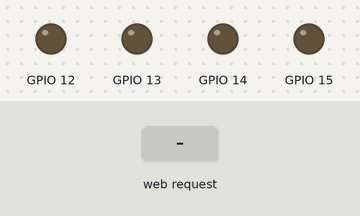
A sketch run on a simulated ESP32. On the bench: output pins drawn as LEDs (lit = HIGH). The inputs (shaded band) are chosen by the test bench. WiFi joins after 1.5 s; servers stay silent unless stated; the camera gives no picture; what the sketch prints to the serial monitor is not drawn.

Above: at 2.5 s.
2.6 s: HTTP request GET /forward received
At 3.9 s:
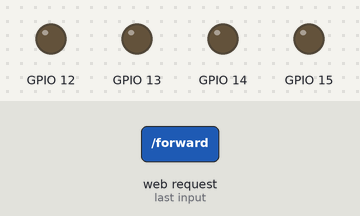
4.2 s: HTTP request GET /backward received
At 5.1 s:
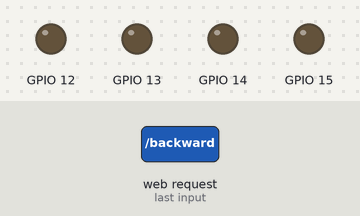
5.8 s: HTTP request GET /leftSpin received
At 6.3 s:
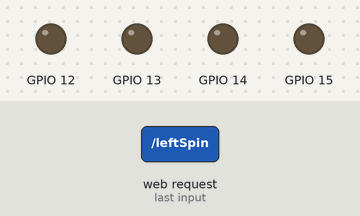
7.4 s: HTTP request GET /rightSpin received
At 8.7 s:
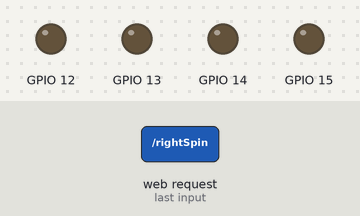
Timing chart, 0 to 10.0 s (numbered marks = the images above; inputs shaded):
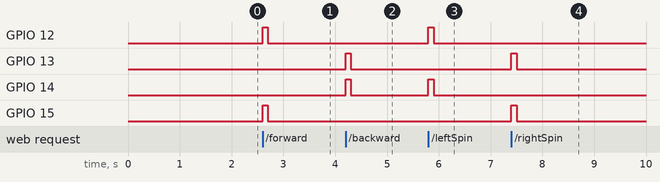

Measured:
- after the input at 2.6 s, GPIO 12, GPIO 15: LOW → HIGH at once, → LOW 0.10 s later
- after the input at 4.2 s, GPIO 13, GPIO 14: LOW → HIGH at once, → LOW 0.10 s later
- after the input at 5.8 s, GPIO 12, GPIO 14: LOW → HIGH at once, → LOW 0.10 s later
- after the input at 7.4 s, GPIO 13, GPIO 15: LOW → HIGH at once, → LOW 0.10 s later

The sketch:

CamDrone.ino
```cpp
/*

  This is a simple MJPEG streaming webserver implemented for AI-Thinker ESP32-CAM
  and ESP-EYE modules.
  This is tested to work with VLC and Blynk video widget and can support up to 10
  simultaneously connected streaming clients.
  Simultaneous streaming is implemented with FreeRTOS tasks.

  Inspired by and based on this Instructable: $9 RTSP Video Streamer Using the ESP32-CAM Board
  (https://www.instructables.com/id/9-RTSP-Video-Streamer-Using-the-ESP32-CAM-Board/)

  Board: AI-Thinker ESP32-CAM or ESP-EYE
  Compile as:
   ESP32 Dev Module
   CPU Freq: 240
   Flash Freq: 80
   Flash mode: QIO
   Flash Size: 4Mb
   Patrition: Minimal SPIFFS
   PSRAM: Enabled
*/

// ESP32 has two cores: APPlication core and PROcess core (the one that runs ESP32 SDK stack)
#define APP_CPU 1
#define PRO_CPU 0

#include "src/OV2640.h"
#include <WiFi.h>
#include <WebServer.h>
#include <WiFiClient.h>

#include <esp_bt.h>
#include <esp_wifi.h>
#include <esp_sleep.h>
#include <driver/rtc_io.h>

// Select camera model
//#define CAMERA_MODEL_WROVER_KIT
//#define CAMERA_MODEL_ESP_EYE
//#define CAMERA_MODEL_M5STACK_PSRAM
//#define CAMERA_MODEL_M5STACK_WIDE
#define CAMERA_MODEL_AI_THINKER

#include "camera_pins.h"

/*
  Next one is an include with wifi credentials.
  This is what you need to do:

  1. Create a file called "home_wifi_multi.h" in the same folder   OR   under a separate subfolder of the "libraries" folder of Arduino IDE. (You are creating a "fake" library really - I called it "MySettings").
  2. Place the following text in the file:
  #define SSID1 "replace with your wifi ssid"
  #define PWD1 "replace your wifi password"
  3. Save.

  Should work then
*/

#define SSID1 "atoi()_Wi-Fi5"
#define PWD1 "33184699"

OV2640 cam;


WebServer server(80);

// ===== rtos task handles =========================
// Streaming is implemented with 3 tasks:
TaskHandle_t tMjpeg;   // handles client connections to the webserver
TaskHandle_t tCam;     // handles getting picture frames from the camera and storing them locally
TaskHandle_t tStream;  // actually streaming frames to all connected clients

// frameSync semaphore is used to prevent streaming buffer as it is replaced with the next frame
SemaphoreHandle_t frameSync = NULL;

// Queue stores currently connected clients to whom we are streaming
QueueHandle_t streamingClients;

// We will try to achieve 25 FPS frame rate
const int FPS = 14;

// We will handle web client requests every 50 ms (20 Hz)
const int WSINTERVAL = 100;


// ======== Server Connection Handler Task ==========================
void mjpegCB(void* pvParameters) {
  TickType_t xLastWakeTime;
  const TickType_t xFrequency = pdMS_TO_TICKS(WSINTERVAL);

  // Creating frame synchronization semaphore and initializing it
  frameSync = xSemaphoreCreateBinary();
  xSemaphoreGive( frameSync );

  // Creating a queue to track all connected clients
  streamingClients = xQueueCreate( 10, sizeof(WiFiClient*) );

  //=== setup section  ==================

  //  Creating RTOS task for grabbing frames from the camera
  xTaskCreatePinnedToCore(
    camCB,        // callback
    "cam",        // name
    4096,         // stacj size
    NULL,         // parameters
    2,            // priority
    &tCam,        // RTOS task handle
    APP_CPU);     // core

  //  Creating task to push the stream to all connected clients
  xTaskCreatePinnedToCore(
    streamCB,
    "strmCB",
    4 * 1024,
    NULL, //(void*) handler,
    2,
    &tStream,
    APP_CPU);


  //  Starting webserver
  server.enableCORS(); //This is the magic

  //  Registering webserver handling routines
  server.on("/video", HTTP_GET, handleJPGSstream);
  server.on("/jpg", HTTP_GET, handleJPG);

  server.on("/forward", HTTP_GET, forward);
  server.on("/backward", HTTP_GET, backward);
  server.on("/leftSpin", HTTP_GET, leftSpin);
  server.on("/rightSpin", HTTP_GET, rightSpin);
  server.on("/lightsOn", HTTP_GET, lightsOn);
  server.on("/lightsOff", HTTP_GET, lightsOff);

  server.on("/stopMoving", HTTP_GET, stopMoving);

  server.onNotFound(handleNotFound);


  server.begin();

  //=== loop() section  ===================
  xLastWakeTime = xTaskGetTickCount();
  for (;;) {
    server.handleClient();

    //  After every server client handling request, we let other tasks run and then pause
    taskYIELD();
    vTaskDelayUntil(&xLastWakeTime, xFrequency);
  }
}


// Commonly used variables:
volatile size_t camSize;    // size of the current frame, byte
volatile char* camBuf;      // pointer to the current frame


// ==== RTOS task to grab frames from the camera =========================
void camCB(void* pvParameters) {

  TickType_t xLastWakeTime;

  //  A running interval associated with currently desired frame rate
  const TickType_t xFrequency = pdMS_TO_TICKS(1000 / FPS);

  // Mutex for the critical section of swithing the active frames around
  portMUX_TYPE xSemaphore = portMUX_INITIALIZER_UNLOCKED;

  //  Pointers to the 2 frames, their respective sizes and index of the current frame
  char* fbs[2] = { NULL, NULL };
  size_t fSize[2] = { 0, 0 };
  int ifb = 0;

  //=== loop() section  ===================
  xLastWakeTime = xTaskGetTickCount();

  for (;;) {

    //  Grab a frame from the camera and query its size
    cam.run();
    size_t s = cam.getSize();

    //  If frame size is more that we have previously allocated - request  125% of the current frame space
    if (s > fSize[ifb]) {
      fSize[ifb] = s * 4 / 3;
      fbs[ifb] = allocateMemory(fbs[ifb], fSize[ifb]);
    }

    //  Copy current frame into local buffer
    char* b = (char*) cam.getfb();
    memcpy(fbs[ifb], b, s);

    //  Let other tasks run and wait until the end of the current frame rate interval (if any time left)
    taskYIELD();
    vTaskDelayUntil(&xLastWakeTime, xFrequency);

    //  Only switch frames around if no frame is currently being streamed to a client
    //  Wait on a semaphore until client operation completes
    xSemaphoreTake( frameSync, portMAX_DELAY );

    //  Do not allow interrupts while switching the current frame
    portENTER_CRITICAL(&xSemaphore);
    camBuf = fbs[ifb];
    camSize = s;
    ifb++;
    ifb &= 1;  // this should produce 1, 0, 1, 0, 1 ... sequence
    portEXIT_CRITICAL(&xSemaphore);

    //  Let anyone waiting for a frame know that the frame is ready
    xSemaphoreGive( frameSync );

    //  Technically only needed once: let the streaming task know that we have at least one frame
    //  and it could start sending frames to the clients, if any
    xTaskNotifyGive( tStream );

    //  Immediately let other (streaming) tasks run
    taskYIELD();

    //  If streaming task has suspended itself (no active clients to stream to)
    //  there is no need to grab frames from the camera. We can save some juice
    //  by suspedning the tasks
    if ( eTaskGetState( tStream ) == eSuspended ) {
      vTaskSuspend(NULL);  // passing NULL means "suspend yourself"
    }
  }
}


// ==== Memory allocator that takes advantage of PSRAM if present =======================
char* allocateMemory(char* aPtr, size_t aSize) {

  //  Since current buffer is too smal, free it
  if (aPtr != NULL) free(aPtr);


  size_t freeHeap = ESP.getFreeHeap();
  char* ptr = NULL;

  // If memory requested is more than 2/3 of the currently free heap, try PSRAM immediately
  if ( aSize > freeHeap * 2 / 3 ) {
    if ( psramFound() && ESP.getFreePsram() > aSize ) {
      ptr = (char*) ps_malloc(aSize);
    }
  }
  else {
    //  Enough free heap - let's try allocating fast RAM as a buffer
    ptr = (char*) malloc(aSize);

    //  If allocation on the heap failed, let's give PSRAM one more chance:
    if ( ptr == NULL && psramFound() && ESP.getFreePsram() > aSize) {
      ptr = (char*) ps_malloc(aSize);
    }
  }

  // Finally, if the memory pointer is NULL, we were not able to allocate any memory, and that is a terminal condition.
  if (ptr == NULL) {
    ESP.restart();
  }
  return ptr;
}


// ==== STREAMING ======================================================
const char HEADER[] = "HTTP/1.1 200 OK\r\n" \
                      "Access-Control-Allow-Origin: *\r\n" \
                      "Content-Type: multipart/x-mixed-replace; boundary=123456789000000000000987654321\r\n";
const char BOUNDARY[] = "\r\n--123456789000000000000987654321\r\n";
const char CTNTTYPE[] = "Content-Type: image/jpeg\r\nContent-Length: ";
const int hdrLen = strlen(HEADER);
const int bdrLen = strlen(BOUNDARY);
const int cntLen = strlen(CTNTTYPE);


// ==== Handle connection request from clients ===============================
void handleJPGSstream(void)
{
  //  Can only acommodate 10 clients. The limit is a default for WiFi connections
  if ( !uxQueueSpacesAvailable(streamingClients) ) return;


  //  Create a new WiFi Client object to keep track of this one
  WiFiClient* client = new WiFiClient();
  *client = server.client();

  //  Immediately send this client a header
  client->write(HEADER, hdrLen);
  client->write(BOUNDARY, bdrLen);

  // Push the client to the streaming queue
  xQueueSend(streamingClients, (void *) &client, 0);

  // Wake up streaming tasks, if they were previously suspended:
  if ( eTaskGetState( tCam ) == eSuspended ) vTaskResume( tCam );
  if ( eTaskGetState( tStream ) == eSuspended ) vTaskResume( tStream );
}


// ==== Actually stream content to all connected clients ========================
void streamCB(void * pvParameters) {
  char buf[16];
  TickType_t xLastWakeTime;
  TickType_t xFrequency;

  //  Wait until the first frame is captured and there is something to send
  //  to clients
  ulTaskNotifyTake( pdTRUE,          /* Clear the notification value before exiting. */
                    portMAX_DELAY ); /* Block indefinitely. */

  xLastWakeTime = xTaskGetTickCount();
  for (;;) {
    // Default assumption we are running according to the FPS
    xFrequency = pdMS_TO_TICKS(1000 / FPS);

    //  Only bother to send anything if there is someone watching
    UBaseType_t activeClients = uxQueueMessagesWaiting(streamingClients);
    if ( activeClients ) {
      // Adjust the period to the number of connected clients
      xFrequency /= activeClients;

      //  Since we are sending the same frame to everyone,
      //  pop a client from the the front of the queue
      WiFiClient *client;
      xQueueReceive (streamingClients, (void*) &client, 0);

      //  Check if this client is still connected.

      if (!client->connected()) {
        //  delete this client reference if s/he has disconnected
        //  and don't put it back on the queue anymore. Bye!
        delete client;
      }
      else {

        //  Ok. This is an actively connected client.
        //  Let's grab a semaphore to prevent frame changes while we
        //  are serving this frame
        xSemaphoreTake( frameSync, portMAX_DELAY );

        client->write(CTNTTYPE, cntLen);
        sprintf(buf, "%d\r\n\r\n", camSize);
        client->write(buf, strlen(buf));
        client->write((char*) camBuf, (size_t)camSize);
        client->write(BOUNDARY, bdrLen);

        // Since this client is still connected, push it to the end
        // of the queue for further processing
        xQueueSend(streamingClients, (void *) &client, 0);

        //  The frame has been served. Release the semaphore and let other tasks run.
        //  If there is a frame switch ready, it will happen now in between frames
        xSemaphoreGive( frameSync );
        taskYIELD();
      }
    }
    else {
      //  Since there are no connected clients, there is no reason to waste battery running
      vTaskSuspend(NULL);
    }
    //  Let other tasks run after serving every client
    taskYIELD();
    vTaskDelayUntil(&xLastWakeTime, xFrequency);
  }
}


const char JHEADER[] = "HTTP/1.1 200 OK\r\n" \
                       "Content-disposition: inline; filename=capture.jpg\r\n" \
                       "Content-type: image/jpeg\r\n\r\n";
const int jhdLen = strlen(JHEADER);

// ==== Serve up one JPEG frame =============================================
void handleJPG(void)
{
  WiFiClient client = server.client();

  if (!client.connected()) return;
  cam.run();
  client.write(JHEADER, jhdLen);
  client.write((char*)cam.getfb(), cam.getSize());
}


// ==== Handle invalid URL requests ============================================
void handleNotFound()
{
  String message = "Server is running!\n\n";
  message += "URI: ";
  message += server.uri();
  message += "\nMethod: ";
  message += (server.method() == HTTP_GET) ? "GET" : "POST";
  message += "\nArguments: ";
  message += server.args();
  message += "\n";
  server.send(200, "text / plain", message);
}


// ==== SETUP method ==================================================================
void setup()
{

  // Setup Serial connection:
  Serial.begin(115200);
  delay(1000); // wait for a second to let Serial connect


  // Configure the camera
  camera_config_t config;
  config.ledc_channel = LEDC_CHANNEL_0;
  config.ledc_timer = LEDC_TIMER_0;
  config.pin_d0 = Y2_GPIO_NUM;
  config.pin_d1 = Y3_GPIO_NUM;
  config.pin_d2 = Y4_GPIO_NUM;
  config.pin_d3 = Y5_GPIO_NUM;
  config.pin_d4 = Y6_GPIO_NUM;
  config.pin_d5 = Y7_GPIO_NUM;
  config.pin_d6 = Y8_GPIO_NUM;
  config.pin_d7 = Y9_GPIO_NUM;
  config.pin_xclk = XCLK_GPIO_NUM;
  config.pin_pclk = PCLK_GPIO_NUM;
  config.pin_vsync = VSYNC_GPIO_NUM;
  config.pin_href = HREF_GPIO_NUM;
  config.pin_sscb_sda = SIOD_GPIO_NUM;
  config.pin_sscb_scl = SIOC_GPIO_NUM;
  config.pin_pwdn = PWDN_GPIO_NUM;
  config.pin_reset = RESET_GPIO_NUM;
  config.xclk_freq_hz = 20000000;
  config.pixel_format = PIXFORMAT_JPEG;

  // Frame parameters: pick one
  //  config.frame_size = FRAMESIZE_UXGA;
  //  config.frame_size = FRAMESIZE_SVGA;
  //  config.frame_size = FRAMESIZE_QVGA;
  config.frame_size = FRAMESIZE_VGA;
  config.jpeg_quality = 12;
  config.fb_count = 2;

#if defined(CAMERA_MODEL_ESP_EYE)
  pinMode(13, INPUT_PULLUP);
  pinMode(14, INPUT_PULLUP);
#endif

  if (cam.init(config) != ESP_OK) {
    Serial.println("Error initializing the camera");
    delay(10000);
    ESP.restart();
  }


  //  Configure and connect to WiFi
  //  IPAddress ip;
  //  WiFi.mode(WIFI_STA);
  //  WiFi.begin(SSID1, PWD1);
  //  Serial.print("Connecting to WiFi");
  //  while (WiFi.status() != WL_CONNECTED)
  //  {
  //    delay(500);
  //    Serial.print(F("."));
  //  }
  //  ip = WiFi.localIP();

  WiFi.mode(WIFI_AP);           //Only Access point
  WiFi.softAP("ESP-drone", "33184699") ? "Ready" : "Failed!";
  IPAddress ip = WiFi.softAPIP();

  Serial.println(F("WiFi connected"));
  Serial.println("");
  Serial.print("Stream Link: http://");
  Serial.print(ip);
  Serial.println("/video");


  // Start mainstreaming RTOS task
  xTaskCreatePinnedToCore(
    mjpegCB,
    "mjpeg",
    4 * 1024,
    NULL,
    2,
    &tMjpeg,
    APP_CPU);

  //  Right
  pinMode(12, OUTPUT);
  pinMode(13, OUTPUT);


  //  LEFT
  pinMode(15, OUTPUT);
  pinMode(14, OUTPUT);

  // FLIP camera
  sensor_t * camptr = esp_camera_sensor_get();
  camptr->set_vflip(camptr, true);
}

void stopMoving() {
  digitalWrite(12, LOW);
  digitalWrite(13, LOW);

  digitalWrite(15, LOW);
  digitalWrite(14, LOW);

  WiFiClient client = server.client();

  client.write("Done");
  return;
}

void forward() {
  digitalWrite(12, HIGH);
  digitalWrite(13, LOW);

  digitalWrite(15, HIGH);
  digitalWrite(14, LOW);

  delay(100);
  stopMoving();
}

void backward() {
  digitalWrite(12, LOW);
  digitalWrite(13, HIGH);

  digitalWrite(15, LOW);
  digitalWrite(14, HIGH);

  delay(100);
  stopMoving();
}

void leftSpin() {
  //  Right Forward
  digitalWrite(12, HIGH);
  digitalWrite(13, LOW);
  // Left Backward
  digitalWrite(15, LOW);
  digitalWrite(14, HIGH);

  delay(100);
  stopMoving();
}

void rightSpin() {
  digitalWrite(12, LOW);
  digitalWrite(13, HIGH);

  digitalWrite(15, HIGH);
  digitalWrite(14, LOW);
  delay(100);
  stopMoving();
}


void lightsOn() {
  digitalWrite(4, HIGH);
}

void lightsOff() {
  digitalWrite(4, LOW);
}


void loop() {

  //  forward();
  //  delay(2000);
  //
  //  backward();
  //  delay(2000);
  //
  //  leftSpin();
  //  delay(2000);
  //
  //  rightSpin();
  //  delay(2000);

  vTaskDelay(1000);
}
```

OV2640.h
```cpp
#ifndef OV2640_H_
#define OV2640_H_

#include <Arduino.h>
#include <pgmspace.h>
#include <stdio.h>
#include "esp_log.h"
#include "esp_attr.h"
#include "esp_camera.h"

extern camera_config_t esp32cam_config, esp32cam_aithinker_config, esp32cam_ttgo_t_config;

class OV2640
{
public:
    OV2640(){
        fb = NULL;
    };
    ~OV2640(){
    };
    esp_err_t init(camera_config_t config);
    void run(void);
    size_t getSize(void);
    uint8_t *getfb(void);
    int getWidth(void);
    int getHeight(void);
    framesize_t getFrameSize(void);
    pixformat_t getPixelFormat(void);

    void setFrameSize(framesize_t size);
    void setPixelFormat(pixformat_t format);

private:
    void runIfNeeded(); // grab a frame if we don't already have one

    // camera_framesize_t _frame_size;
    // camera_pixelformat_t _pixel_format;
    camera_config_t _cam_config;

    camera_fb_t *fb;
};

#endif //OV2640_H_
```

Source omitted: OV2640.cpp (4648 bytes), camera_pins.h (2540 bytes)
